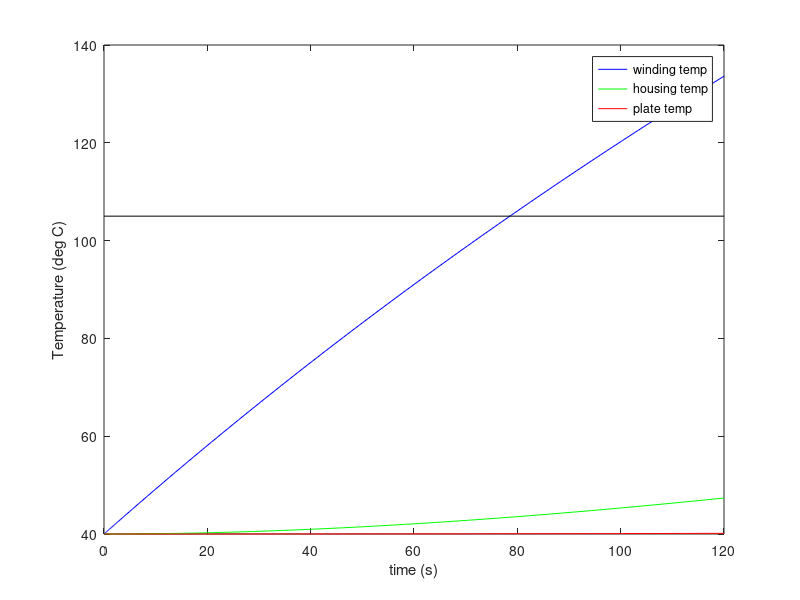

MATLAB code for this plot:
%% %% three_mass_thermal_model.m
%   Dan Lynch
%   3/15/18
%% Description

%%
clear;
close all;
clc;

%% Calculate thermal "constants"
Ts = 100; % averaged Ts, very hand-wavey
Tamb = 20;
g = 9.81;
beta = 3e-3; % https://www.engineeringtoolbox.com/air-density-specific-weight-d_600.html
L = 0.112; % characteristic length is surface area divided by perimeter
nu = 18.86e-6; % https://www.engineeringtoolbox.com/air-absolute-kinematic-viscosity-d_601.html
alpha = 27e-6; % https://www.engineeringtoolbox.com/air-thermal-diffusivity-d_2011.html
Pr = 0.705; % https://www.engineeringtoolbox.com/air-prandtl-number-viscosity-heat-capacity-thermal-conductivity-d_2009.html
RaL = (g*beta*(Ts - Tamb)*(L^3))/(nu*alpha);
NuL = (0.68 + ((0.67*(RaL^0.25))/((1 + ((0.492/Pr)^(9/16)))^(4/9))))^2;
kair = 28.8e-3; % https://www.engineeringtoolbox.com/air-properties-viscosity-conductivity-heat-capacity-d_1509.html?vA=60&degree=C&pressure=1bar#

%% Parameters
Tw_max = 125;

kv = 21.1/4.57; % stall current divided by stall torque. Close to datasheet's 4.6083 A/Nm
torque = 1.5;

I = torque*kv;
R = 2.28;

mw = 0.3;
cw = 390;
Rtwh = 2.6;

mh = 0.3;
ch = 910;
Rtha = 1.91;

mAL = 0.7;
cAL = 910;
hAL = NuL*kair/L;
AAL = 0.086;

%% ODE
dTdt = @(t,T) [-1/(mw*cw*Rtwh), 1/(mw*cw*Rtwh), 0; 
                1/(mh*ch*Rtwh), -1/(mh*ch*Rtwh) - 1/(mh*ch*Rtha), 1/(mh*ch*Rtha);
                0, 1/(mAL*cAL*Rtha), -1/(mAL*cAL*Rtha) - (hAL*AAL)/(mAL*cAL)]...
                *[T(1); T(2); T(3)]...
                + [(I^2)*R/(cw*mw); 0; ((hAL*AAL)/(mAL*cAL))*Tamb];
            
%% Simulate
T_init = [Tamb; Tamb; Tamb];
timespan = [0 120];
[t,T] = ode45(dTdt,timespan,T_init);

%% Plot simulation result:
figure
plot(t,Tamb+T(:,1),'b-',t,Tamb+T(:,2),'g-',t,Tamb+T(:,3),'r-')
hold on
line([0 t(end)],[Tw_max-Tamb Tw_max-Tamb],'Color','black')
legend('winding temp','housing temp','plate temp','Location','Best')
xlabel('time (s)')
ylabel('Temperature (deg C)')
hold off 